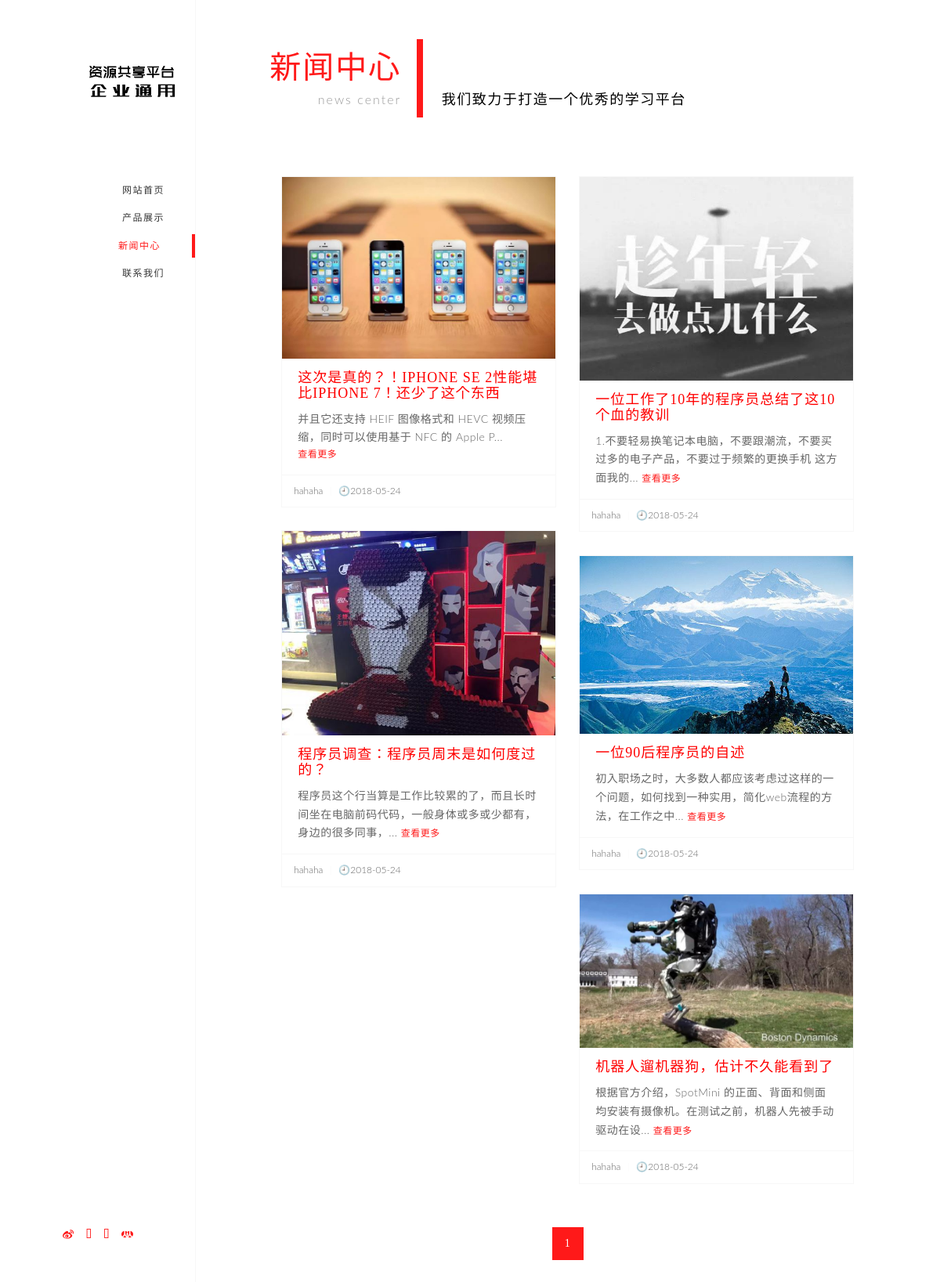
Screenshot of /index.php/news/index with the database file from the repository.
### tables this page shows
CREATE TABLE `p_news` (
  `id` int(11) NOT NULL,
  `title` varchar(200) NOT NULL COMMENT '标题',
  `createtime` int(11) NOT NULL DEFAULT '0' COMMENT '创建时间',
  `updatetime` int(11) NOT NULL DEFAULT '0' COMMENT '更新时间',
  `content` text NOT NULL COMMENT '内容',
  `author` varchar(50) NOT NULL COMMENT '作者'
);

CREATE TABLE `p_news_imgs` (
  `id` int(11) NOT NULL,
  `pid` int(11) NOT NULL DEFAULT '0' COMMENT '父id',
  `imgname` varchar(100) NOT NULL COMMENT '图片名称'
);

### xiweb/home/controllers/News.php (called while the page is built, shortened)
<?php
class News extends MY_Controller {
    public function __construct() {
        $this->load->model('News_model', '', true);
    }
    public function index()
    {
        $aGet=$this->input->get();
        $aDataList=array();
        $aPage=array();
        $iCurrent=(empty($aGet['page']))?0:$aGet['page'];
        $this->News_model->getDataList($aDataList, $iCurrent, $aPage);
        $data['aDataList']=$aDataList;
        $data['page']=$aPage;
        $this->load->view('news/news_index', $data);
    }
}

### index.php (called while the page is built, shortened)
<?php
require_once BASEPATH.'core/CodeIgniter.php';

### xisys/core/Controller.php (called while the page is built, shortened)
<?php
class CI_Controller {
	private static $instance;
	public function __construct()
	{
		self::$instance =& $this;
	}
	public static function &get_instance()
	{
		return self::$instance;
	}
}

### xisys/core/Model.php (called while the page is built, shortened)
<?php
class CI_Model {
	public function __get($key)
	{
		return get_instance()->$key;
	}
}

### xiweb/home/models/News_model.php (called while the page is built, shortened)
<?php
class News_model extends CI_Model {
    public function getDataList(&$aDataList, $iCurrent, &$aPage)
    {
        $iLimit = ($iCurrent==0)?$iCurrent:($iCurrent-1)*12;
        $sSelectSql = "SELECT p.id,p.title,p.createtime,p.content,p.author,pi.imgname "
                . "FROM `p_news` AS p LEFT JOIN `p_news_imgs` AS pi ON p.id=pi.pid "
                . "ORDER BY p.id DESC LIMIT ".$iLimit.", 12";
        $bigquery = $this->db->query($sSelectSql);
        $aDataList = $bigquery->result_array();
        foreach($aDataList as $k => $v){
            $aDataList[$k]["ymd"] = date("Ymd", $v['createtime']);
            $aDataList[$k]["date"] = date("Y-m-d", $v['createtime']);
        }
    }
}

### xisys/database/DB_driver.php (called while the page is built, shortened)
<?php
abstract class CI_DB_driver {
	public $dbdriver		= 'mysqli';
	public $char_set		= 'utf8';
	public $pconnect		= FALSE;
	public $db_debug		= FALSE;
	public $save_queries		= TRUE;
	protected $_trans_depth		= 0;
	public function initialize()
	{
		$this->conn_id = $this->db_connect($this->pconnect);
		return $this->db_set_charset($this->char_set);
	}
	public function db_set_charset($charset)
	{
		return TRUE;
	}
	public function query($sql, $binds = FALSE, $return_object = NULL)
	{
		if ($sql === '')
		{
			log_message('error', 'Invalid query: '.$sql);
			return ($this->db_debug) ? $this->display_error('db_invalid_query') : FALSE;
		}
		elseif ( ! is_bool($return_object))
		{
			$return_object = ! $this->is_write_type($sql);
		}
		$time_start = microtime(TRUE);
		if (FALSE === ($this->result_id = $this->simple_query($sql)))
		{
			if ($this->save_queries === TRUE)
			{
				$this->query_times[] = 0;
			}
			if ($this->_trans_depth !== 0)
			{
				$this->_trans_status = FALSE;
			}
			$error = $this->error();
			log_message('error', 'Query error: '.$error['message'].' - Invalid query: '.$sql);
			if ($this->db_debug)
			{
				while ($this->_trans_depth !== 0)
				{
					$trans_depth = $this->_trans_depth;
					$this->trans_complete();
					if ($trans_depth === $this->_trans_depth)
					{
						log_message('error', 'Database: Failure during an automated transaction commit/rollback!');
						break;
					}
				}
				return $this->display_error(array('Error Number: '.$error['code'], $error['message'], $sql));
			}
			return FALSE;
		}
		$time_end = microtime(TRUE);
		$RES		= new $driver($this);
		return $RES;
	}
	public function load_rdriver()
	{
		$driver = 'CI_DB_'.$this->dbdriver.'_result';
		if ( ! class_exists($driver, FALSE))
		{
			require_once(BASEPATH.'database/DB_result.php');
		}
		return $driver;
	}
	public function simple_query($sql)
	{
		return $this->_execute($sql);
	}
	public function is_write_type($sql)
	{
		return (bool) preg_match('/^\s*"?(SET|INSERT|UPDATE|DELETE|REPLACE|CREATE|DROP|TRUNCATE|LOAD|COPY|ALTER|RENAME|GRANT|REVOKE|LOCK|UNLOCK|REINDEX)\s/i', $sql);
	}
}

### xisys/database/drivers/mysqli/mysqli_driver.php (called while the page is built, shortened)
<?php
class CI_DB_mysqli_driver extends CI_DB {
	public $compress = FALSE;
	public $stricton;
	public function db_connect($persistent = FALSE)
	{
		if ($this->hostname[0] === '/')
		{
			$hostname = NULL;
			$port = NULL;
			$socket = $this->hostname;
		}
		else
		{
			$hostname = ($persistent === TRUE)
				? 'p:'.$this->hostname : $this->hostname;
			$port = empty($this->port) ? NULL : $this->port;
			$socket = NULL;
		}
		$client_flags = ($this->compress === TRUE) ? MYSQLI_CLIENT_COMPRESS : 0;
		$this->_mysqli = mysqli_init();
		$this->_mysqli->options(MYSQLI_OPT_CONNECT_TIMEOUT, 10);
		if (isset($this->stricton))
		{
			if ($this->stricton)
			{
				$this->_mysqli->options(MYSQLI_INIT_COMMAND, 'SET SESSION sql_mode = CONCAT(@@sql_mode, ",", "STRICT_ALL_TABLES")');
			}
			else
			{
				$this->_mysqli->options(MYSQLI_INIT_COMMAND,
					'SET SESSION sql_mode =
					REPLACE(REPLACE(REPLACE(REPLACE(REPLACE(REPLACE(
					@@sql_mode,
					"STRICT_ALL_TABLES,", ""),
					",STRICT_ALL_TABLES", ""),
					"STRICT_ALL_TABLES", ""),
					"STRICT_TRANS_TABLES,", ""),
					",STRICT_TRANS_TABLES", ""),
					"STRICT_TRANS_TABLES", "")'
				);
			}
		}
		if ($this->_mysqli->real_connect($hostname, $this->username, $this->password, $this->database, $port, $socket, $client_flags))
		{
			return $this->_mysqli;
		}
		return FALSE;
	}
	protected function _execute($sql)
	{
		return $this->conn_id->query($this->_prep_query($sql));
	}
	protected function _prep_query($sql)
	{
		return $sql;
	}
}

### xisys/database/DB_result.php (called while the page is built, shortened)
<?php
class CI_DB_result {
	public $result_array			= array();
	public function __construct(&$driver_object)
	{
		$this->result_id = $driver_object->result_id;
	}
	public function result_array()
	{
		while ($row = $this->_fetch_assoc())
		{
			$this->result_array[] = $row;
		}
		return $this->result_array;
	}
}

### xisys/database/drivers/mysqli/mysqli_result.php (called while the page is built, shortened)
<?php
class CI_DB_mysqli_result extends CI_DB_result {
	protected function _fetch_assoc()
	{
		return $this->result_id->fetch_assoc();
	}
}

### xiweb/home/views/news/news_index.php (the view, shortened to what this page needs)
<section id="blog" class="section-current">
<div class="content">
    <div class="container-fluid">
        <div class="row">
            <div class="col-lg-10 col-lg-offset-1">
                <header>
                    <h3>新闻中心<small>News Center</small></h3>
                    <h5>我们致力于打造一个优秀的学习平台</h5>
                </header>
                <div class="blog-masonry">
                    <?php foreach($aDataList as $k => $v){ ?>
                    <div class="item">
                        <div class="blog-box anim-shadow">
                            <div class="blog-box-img"> <img src="/data/upload/news/<?php echo $v['ymd']; ?>/<?php echo $v['imgname']; ?>" alt="" class="img-responsive"> </div>
                            <div class="blog-box-caption">
                                <h5 class="title"><font color="red"><?php echo $v['title']; ?></font></h5>
                                <p> <?php echo mb_substr(strip_tags($v['content']),0,50,"UTF8"); ?>... <a class="ajax-loader page-sublink" href="/index.php/news/info?id=<?php echo $v['id']; ?>">查看更多</a> </p>
                            </div>
                            <div class="blog-box-footer"> <span class="autor"><?php echo $v['author']; ?></span> <span class="separator">|</span> <span class="date"><i class="fa fa-fw fa-clock-o"></i><?php echo $v['date']; ?></span> </div>
                        </div>
                    </div>
                    <?php } ?>
                </div>
                <div class="blog-loadmore">
                    <?php foreach($page as $v){ ?>
                        <?php echo $v; ?>
                    <?php } ?>
                </div>
            </div>
        </div>
    </div>
</div>
</section>

### rows the page displays
p_news: p_news_imgs.imgname (picture), title "这次是真的？！IPHONE SE 2性能堪比IPHONE 7！还少了这个东西", content "并且它还支持 HEIF 图像格式和 HEVC 视频压缩，同时可以使用基于 NFC 的 Apple P", author "hahaha", date "2018-05-24"
p_news: p_news_imgs.imgname (picture), title "一位工作了10年的程序员总结了这10个血的教训", content "1.不要轻易换笔记本电脑，不要跟潮流，不要买过多的电子产品，不要过于频繁的更换手机 这方面我的", author "hahaha", date "2018-05-24"
p_news: p_news_imgs.imgname (picture), title "程序员调查：程序员周末是如何度过的？", content "程序员这个行当算是工作比较累的了，而且长时间坐在电脑前码代码，一般身体或多或少都有，身边的很多同事，", author "hahaha", date "2018-05-24"
p_news: p_news_imgs.imgname (picture), title "一位90后程序员的自述", content "初入职场之时，大多数人都应该考虑过这样的一个问题，如何找到一种实用，简化web流程的方法，在工作之中", author "hahaha", date "2018-05-24"
p_news: p_news_imgs.imgname (picture), title "机器人遛机器狗，估计不久能看到了", content "根据官方介绍，SpotMini 的正面、背面和侧面均安装有摄像机。在测试之前，机器人先被手动驱动在设", author "hahaha", date "2018-05-24"
